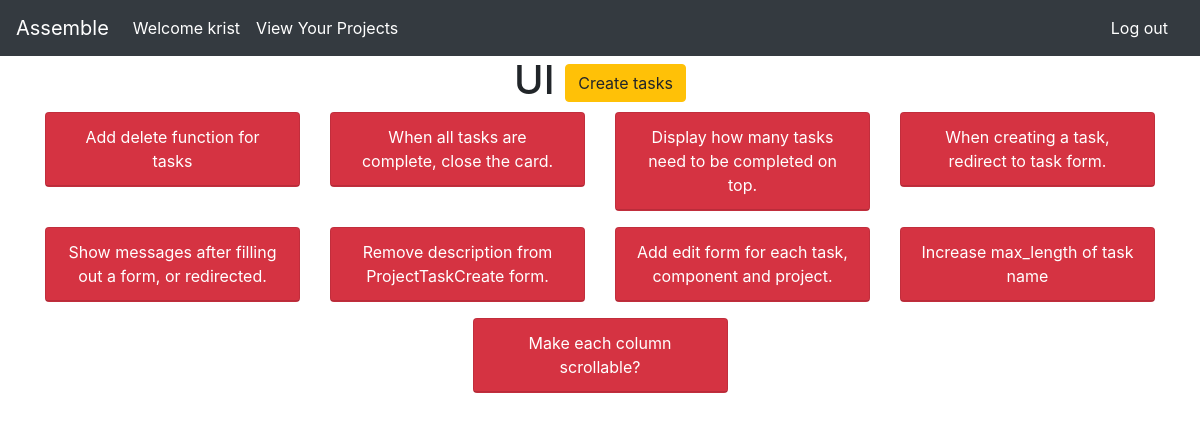
/home/project-component-detail/ui/ (signed in), run on an earlier commit of the app's database.
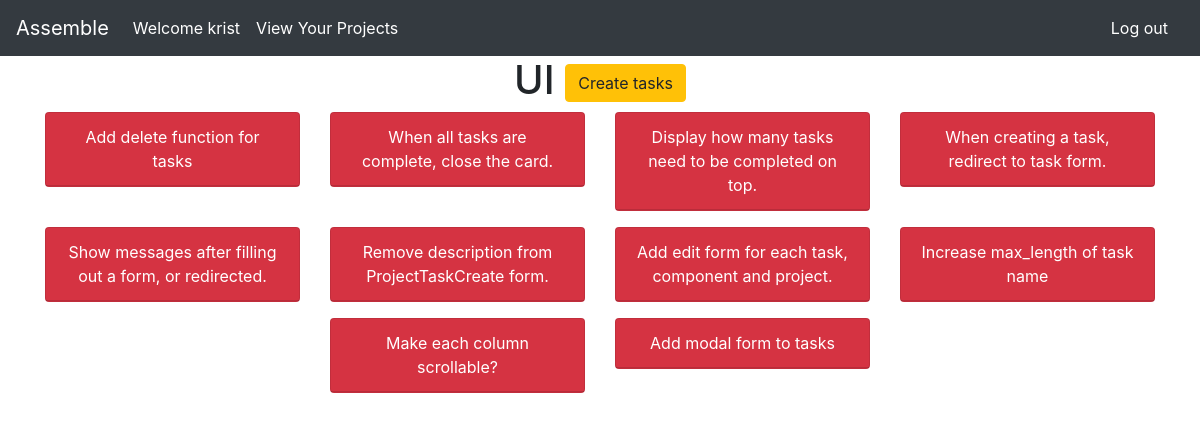
And on a later commit of the database.
### assemble/models.py (models this page shows, shortened)
class ProjectComponent(models.Model):
    name = models.CharField(max_length=200)
    description = models.CharField(max_length=200,blank=True)
    slug = models.SlugField(max_length=100,unique=True,blank=True,null=True)
    completed = models.BooleanField(default=False)
    task = models.ForeignKey('self',null=True,default=None,related_name="component",on_delete=models.CASCADE)
    project = models.ForeignKey(Project,on_delete=models.CASCADE)

### assemble/views.py (the view)
# urls.py: path('project-component-detail/<project_component_slug>/',project_component_detail_view,name="project-component-detail"),
@login_required
def project_component_detail_view(request,project_component_slug):
    component = ProjectComponent.objects.get(slug=project_component_slug)
    component_tasks = component.component.all()
    context = {
        'component_tasks':component_tasks,
        'component':component,
    }
    return render(request,'assemble/project_component.html',context)

### templates/assemble/project_component.html (shortened to what this page needs)
{% extends 'assemble/base.html' %}
{% block content %}
<div class="container text-center">
    <h1>{{ component.name }} <a class="btn btn-warning" href="{% url 'create-task' component.slug %}">Create tasks</a></h1>
    <div class="row justify-content-center">
        {% for task in component_tasks %}
            <div class="col-3">
                <div class="card text-white bg-danger mb-3">
                    <div class="card-header">{{ task.name }}</div>
                </div>
            </div>
        {% endfor %}
    </div>
</div>
{% endblock content %}

What changed in the data, as far as the page shows it:
added ProjectComponent: name "Add modal form to tasks"
